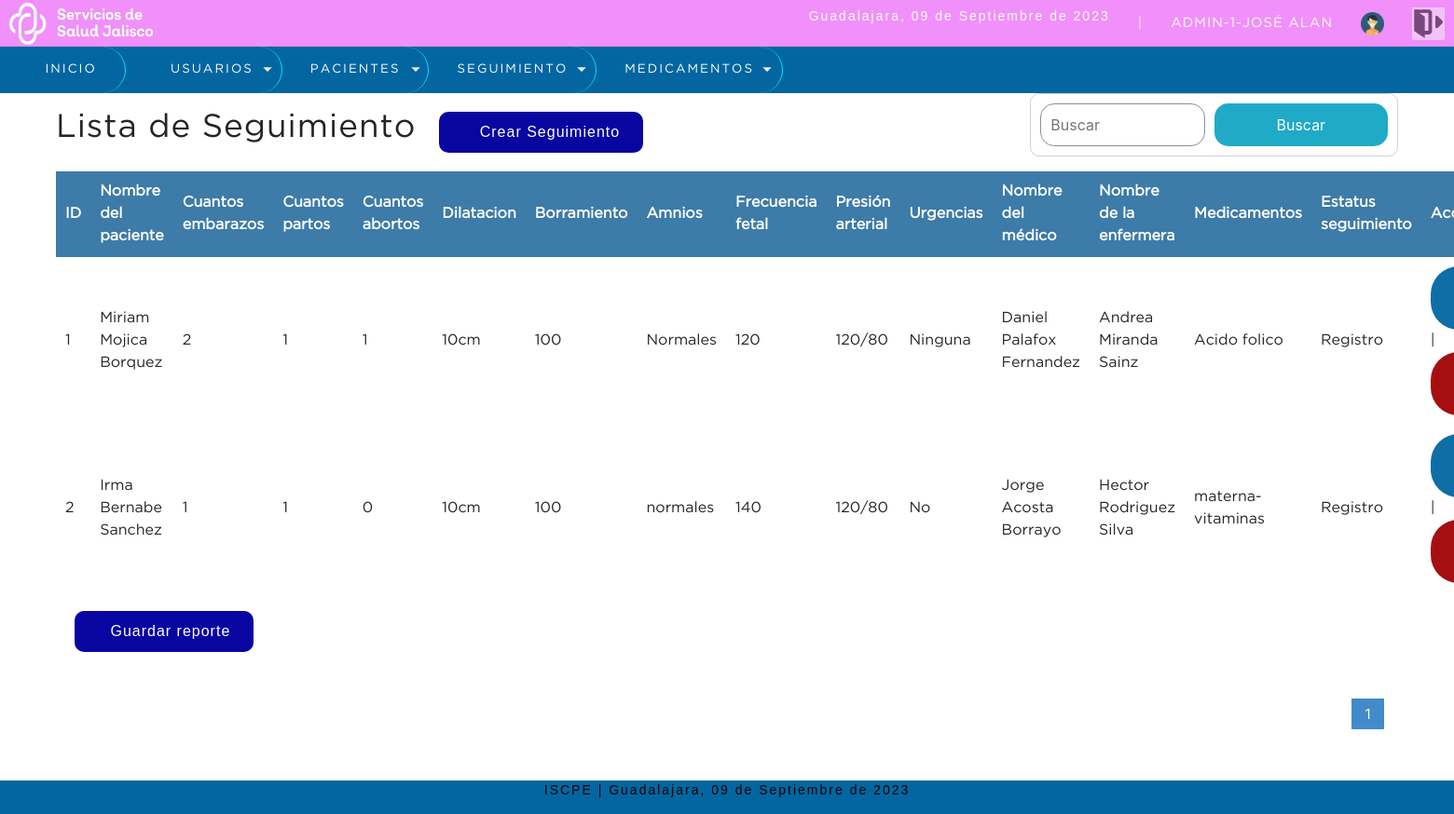
The app's page /sistema/lista_seguimiento.php (signed in) with its own data.
### tables this page shows
CREATE TABLE `seguimiento` (
  `idseguimiento` int(11) NOT NULL,
  `idpaciente` int(11) NOT NULL,
  `cuantos_embarazos` tinyint(4) NOT NULL,
  `cuantos_partos` tinyint(4) NOT NULL,
  `cuantas_cesareas` tinyint(4) NOT NULL,
  `cuantos_abortos` tinyint(4) NOT NULL,
  `dilatacion` text NOT NULL,
  `borramiento` varchar(20) NOT NULL,
  `amnios` varchar(12) NOT NULL,
  `frecuencia_fetal` text DEFAULT NULL,
  `presion_arterial` text NOT NULL,
  `urgencias` varchar(20) NOT NULL,
  `idmedicamento` int(11) NOT NULL,
  `idenfermera` int(11) NOT NULL,
  `idmedico` int(11) NOT NULL,
  `usuario_id` int(11) NOT NULL,
  `estatus_seguimiento` varchar(20) NOT NULL,
  `estatus` tinyint(1) NOT NULL DEFAULT 1
);

CREATE TABLE `pacientes` (
  `idpaciente` int(11) NOT NULL,
  `nombre` varchar(50) NOT NULL,
  `apellido_paterno` varchar(50) NOT NULL,
  `apellido_materno` varchar(50) NOT NULL,
  `hora` time NOT NULL,
  `curp` varchar(50) NOT NULL,
  `fecha_nacimiento` date NOT NULL,
  `domicilio` varchar(50) NOT NULL,
  `telefono` varchar(20) NOT NULL,
  `cod_postal` int(11) NOT NULL,
  `estatus_paciente` varchar(50) NOT NULL,
  `estatus` tinyint(1) NOT NULL DEFAULT 1,
  `idusuario` int(11) NOT NULL
);

CREATE TABLE `usuario` (
  `idusuario` int(11) NOT NULL,
  `correo` varchar(50) NOT NULL,
  `usuario` varchar(20) NOT NULL,
  `clave` varchar(50) NOT NULL,
  `rol` int(11) NOT NULL,
  `estatus` int(11) NOT NULL DEFAULT 1,
  `nombre` varchar(50) DEFAULT NULL,
  `apellido_paterno` varchar(50) DEFAULT NULL,
  `apellido_materno` varchar(50) DEFAULT NULL,
  `cedula` tinyint(4) DEFAULT NULL
);

CREATE TABLE `medicamentos` (
  `idmedicamento` int(11) NOT NULL,
  `folio` int(11) NOT NULL,
  `nombre_medicamento` varchar(50) NOT NULL,
  `via_administracion` varchar(50) NOT NULL,
  `observaciones` varchar(50) NOT NULL,
  `fecha_caducidad` date NOT NULL,
  `usuario_id` int(11) NOT NULL,
  `estatus` tinyint(1) NOT NULL DEFAULT 1
);

### sistema/lista_seguimiento.php (the view, shortened to what this page needs)
<?php
include "../conexion.php"
?>
<!DOCTYPE html>
<html lang="en">
<head>
	<?php include "includes/scripts.php"; ?>
</head>
<body>
	<?php include "includes/header.php"; ?>
	<section id="container">
		<h1>Lista de Seguimiento</h1>
		<a href="registro_seguimiento.php" class="btn_new"><i class="fa-solid fa-file-circle-plus"></i> Crear Seguimiento</a>
		<form action="buscar_seguimiento.php" method="get" class="form_search">
			<input type="text" name="busqueda" id="busqueda" placeholder="Buscar">
			<input type="submit" value="Buscar" class="btn_search">
		</form>
		<table>
			<tr>
				<th>ID</th>
				<th>Nombre del paciente</th>
				<th>Cuantos embarazos</th>
				<th>Cuantos partos</th>
				<th>Cuantos abortos</th>
				<th>Dilatacion</th>
				<th>Borramiento</th>
				<th>Amnios</th>
				<th>Frecuencia fetal</th>
				<th>Presi&oacute;n arterial</th>
				<th>Urgencias</th>
				<th>Nombre del m&eacute;dico</th>
				<th>Nombre de la enfermera</th>
				<th>Medicamentos</th>
				<th>Estatus seguimiento</th>
				<th>Acciones</th>
			</tr>
		<?php
			$sql_registe = mysqli_query($conection,"SELECT COUNT(*) as total_registro FROM seguimiento WHERE estatus=1");
			$result_register = mysqli_fetch_array($sql_registe);
			$total_registro = $result_register['total_registro'];
			$por_pagina = 10;
			if(empty($_GET['pagina']))
			{
				$pagina = 1;
			}else{
				$pagina = $_GET['pagina'];
			}
			$desde = ($pagina-1) * $por_pagina;
			$total_paginas = ceil($total_registro / $por_pagina);
			$query = mysqli_query($conection,"SELECT * FROM seguimiento  WHERE estatus=1 ORDER BY idseguimiento ASC LIMIT $desde, $por_pagina");
			$query_paciente = mysqli_query($conection,"SELECT p.nombre, p.apellido_paterno, p.apellido_materno FROM pacientes p  INNER JOIN seguimiento s ON p.idpaciente=s.idpaciente;");
			$query_medico = mysqli_query($conection,"SELECT u.nombre, u.apellido_paterno, u.apellido_materno
			FROM seguimiento s
			INNER JOIN medico m ON s.idmedico = m.idmedico
			INNER JOIN usuario u ON m.idusuario = u.idusuario");
			$query_enfermera = mysqli_query($conection,"SELECT u.nombre, u.apellido_paterno, u.apellido_materno
			FROM seguimiento s
			INNER JOIN enfermeras e ON s.idenfermera = e.idenfermeras
			INNER JOIN usuario u ON e.idusuario = u.idusuario;");
			$result = mysqli_num_rows($query);
			$result_paciente = mysqli_num_rows($query_paciente);
			$result_medico = mysqli_num_rows($query_medico);
			$result_enfermera = mysqli_num_rows($query_enfermera);
			if($result > 0 && $result_paciente>0 && $result_medico >0 && $result_enfermera >0){
				while ($data = mysqli_fetch_array($query)) {
					$data2=mysqli_fetch_array($query_paciente);
					$data3=mysqli_fetch_array($query_medico);
					$data4=mysqli_fetch_array($query_enfermera);
					$idseguimiento= $data['idseguimiento'];
					$query_medicamento = mysqli_query($conection,"SELECT m.nombre_medicamento
			FROM seguimiento s
			INNER JOIN medicamentos m ON s.idmedicamento = m.idmedicamento
			WHERE s.idseguimiento = $idseguimiento");
			$data5 =mysqli_fetch_array($query_medicamento);
			?>
				<tr>
					<td><?php echo (int)$data["idseguimiento"]; ?></td>
					<td><?php echo $data2["nombre"]." ".$data2["apellido_paterno"]." ".$data2["apellido_materno"]; ?></td>
					<td><?php echo (int)$data["cuantos_embarazos"]; ?></td>
					<td><?php echo (int)$data["cuantos_partos"]; ?></td>
					<td><?php echo (int)$data["cuantos_abortos"]; ?></td>
					<td><?php echo $data["dilatacion"]; ?></td>
					<td><?php echo $data["borramiento"]; ?></td>
					<td><?php echo $data['amnios'] ?></td>
                    <td><?php echo $data['frecuencia_fetal'] ?></td>
                    <td><?php echo $data['presion_arterial'] ?></td>
                    <td><?php echo $data['urgencias'] ?></td>
					<td><?php echo $data3['nombre']." ".$data3['apellido_paterno']." ".$data3['apellido_materno']?></td>
					<td><?php echo $data4['nombre']." ".$data4['apellido_paterno']." ".$data4['apellido_materno'] ?></td>
                    <td><?php echo $data5['nombre_medicamento'] ?></td>
                    <td><?php echo $data['estatus_seguimiento'] ?></td>
					<td>
						<a class="link_edit" href="editar_seguimiento.php?idseguimiento=<?php echo $data["idseguimiento"]; ?>"><i class="fa-solid fa-pen-to-square"></i> Editar</a>
						|
						<a class="link_delete" href="eliminar_seguimiento.php?idseguimiento=<?php echo $data["idseguimiento"]; ?>"><i class="fa-solid fa-trash-can"></i> Eliminar</a>
					</td>
				</tr>
		<?php
				}
			}
		 ?>
		</table>
		<a href="reporte_seguimientos.php" class="btn_new"><i class="fa-solid fa-floppy-disk"></i>Guardar reporte</a>
		<div class="paginador">
			<ul>
			<?php
				for ($i=1; $i <= $total_paginas; $i++) {
					if($i == $pagina)
					{
						echo '<li class="pageSelected">'.$i.'</li>';
					}else{
						echo '<li><a href="?pagina='.$i.'">'.$i.'</a></li>';
					}
				}
			 ?>
			</ul>
		</div>
	</section>
	<?php include "includes/footer.php"; ?>
</body>
</html>

### sistema/css/style.css (style rules this page uses)
* { margin: 0; padding: 0; box-sizing: border-box; }
body { background: #fdffff; }
h1, h2, h3, h4, h5, h6 { font-family: 'GothamBook'; font-weight: bold; letter-spacing: 1px; }
h1 { font-size: 26px; }
a { text-decoration: none; font-family: arial; letter-spacing: 1px; }
#container { padding: 100px 60px 60px; }
form { background: #f3eff3fd; margin: auto; padding: 70px 80px; border: 1px solid #d1d1d1; }
input,select { display: block; width: 100%; font-size: 15pt; padding: 10px; border: 1px solid #85929e; border-radius: 15px; }
#container h1 { font-size: 35px; display: inline-block; }
.btn_new { display: inline-block; background: #0805a1; color: #FFF; padding: 10px 25px; border-radius: 10px; margin: 20px; }
table { border-collapse: collapse; font-size: 12pt; font-family: 'GothamBook'; width: 100%; }
table th { text-align: left; padding: 10px; background: #3d7ba8; color: #FFF; }
table tr:nth-child(odd) { background: #FFF; }
table td { padding: 10px; }
.link_edit { background-color: #0f6ea5; border-radius: 30px; border: none; color: white; padding: 10px 30px; text-align: center; text-decoration: none; display: inline-block; font-size: 16px; }
.link_delete { background-color: #a50f0f; border-radius: 30px; border: none; color: white; padding: 10px 30px; text-align: center; text-decoration: none; display: inline-block; font-size: 16px; }
.paginador ul { padding: 15px; list-style: none; background: #FFF; margin-top: 15px; display: -webkit-flex; display: -moz-flex; display: -ms-flex; display: -o-flex; display: flex; justify-content: flex-end; }
.paginador a, .pageSelected { color: #07afda; border: 1px solid #ddd; padding: 5px; display: inline-block; font-size: 14px; text-align: center; width: 35px; }
.pageSelected { color: #FFF; background: #428bca; border: 1px solid #428bca; }
.form_search { display: -webkit-flex; display: -moz-flex; display: -ms-flex; display: -o-flex; display: flex; float: right; background: initial; padding: 10px; border-radius: 10px; }
.form_search .btn_search { background: #1faac8; color: #FFF; padding: 0 20px; border: 0; cursor: pointer; margin-left: 10px; }

### records on screen
seguimiento: idseguimiento "1", idpaciente.nombre "Miriam", idpaciente.apellido_paterno "Mojica", idpaciente.apellido_materno "Borquez", cuantos_embarazos "2", cuantos_partos "1", cuantos_abortos "1", dilatacion "10cm", borramiento "100", amnios "Normales", frecuencia_fetal "120", presion_arterial "120/80", urgencias "Ninguna", usuario.nombre "Daniel", usuario.apellido_paterno "Palafox", usuario.apellido_materno "Fernandez", usuario.nombre "Andrea", usuario.apellido_paterno "Miranda", usuario.apellido_materno "Sainz", idmedicamento.nombre_medicamento "Acido folico", estatus_seguimiento "Registro"
seguimiento: idseguimiento "2", idpaciente.nombre "Irma", idpaciente.apellido_paterno "Bernabe", idpaciente.apellido_materno "Sanchez", cuantos_embarazos "1", cuantos_partos "1", cuantos_abortos "0", dilatacion "10cm", borramiento "100", amnios "normales", frecuencia_fetal "140", presion_arterial "120/80", urgencias "No", usuario.nombre "Jorge", usuario.apellido_paterno "Acosta", usuario.apellido_materno "Borrayo", usuario.nombre "Hector", usuario.apellido_paterno "Rodriguez", usuario.apellido_materno "Silva", idmedicamento.nombre_medicamento "materna-vitaminas", estatus_seguimiento "Registro"

### other values on screen
fecha() "09 de Septiembre de 2023"
$_SESSION['user'] "ADMIN"
$_SESSION['rol'] "1"
$_SESSION['nombre'] "JOSÉ ALAN"
